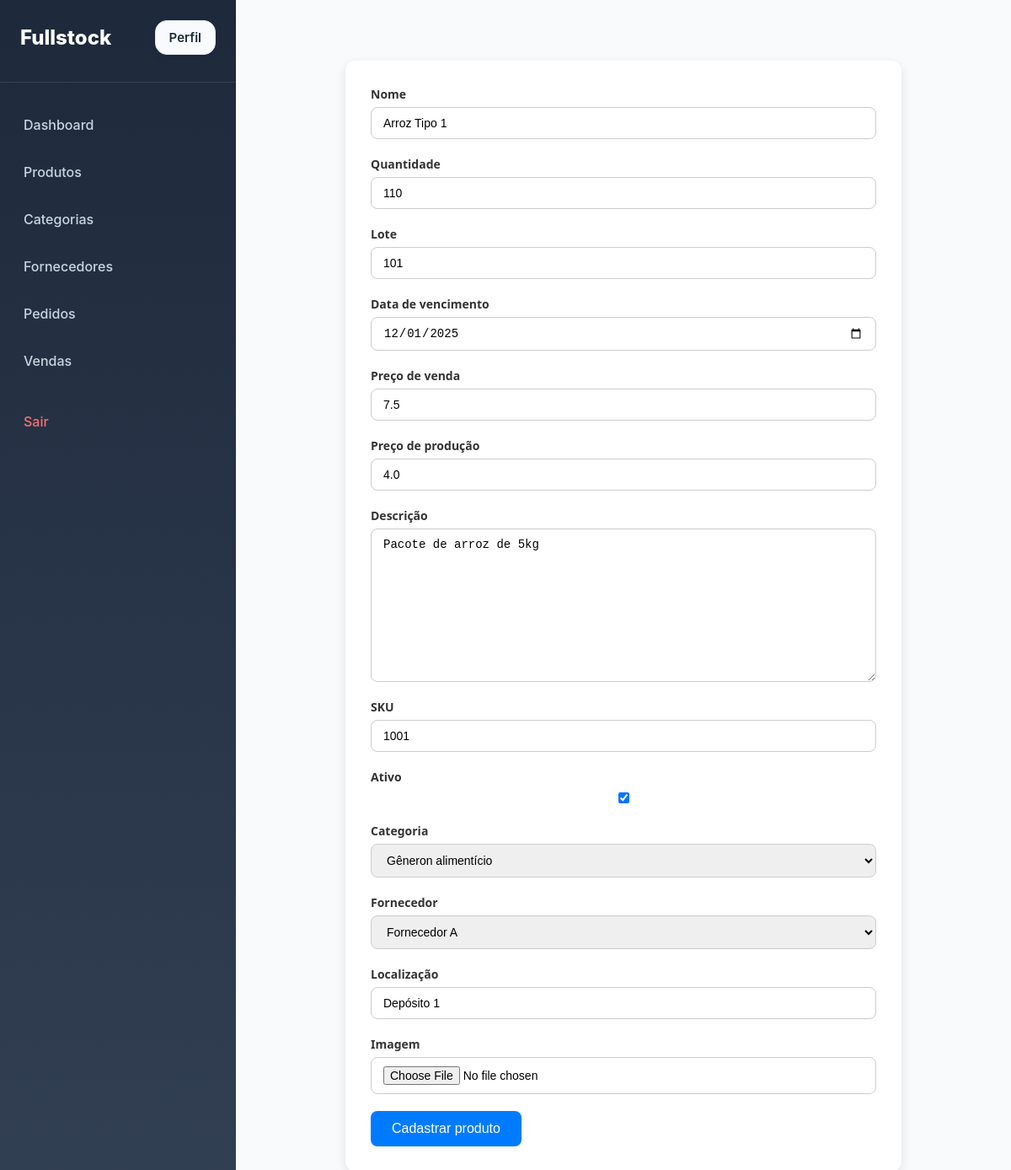
The app's page /updateProduct/1 (signed in), older data.
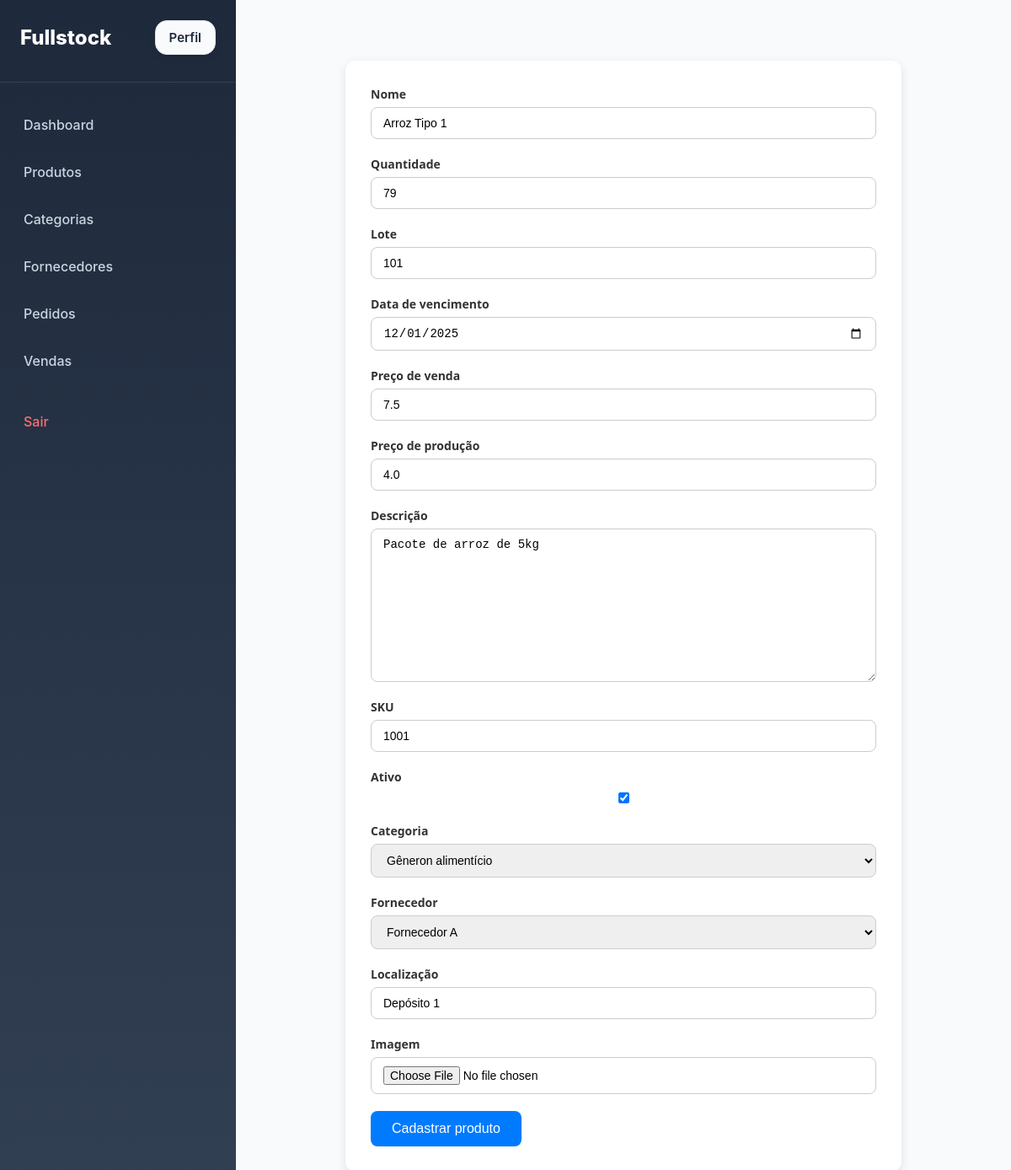
The same page, newer data.
### stock/models.py (models this page shows, shortened)
class Product(models.Model):
    name = models.CharField(max_length=50)
    quantity = models.IntegerField()
    allotment = models.IntegerField()
    dueDate = models.DateField()
    salePrice = models.FloatField()
    productionPrice = models.FloatField()
    description = models.TextField()
    sku = models.IntegerField()
    active = models.BooleanField(default=True)
    category = models.ForeignKey(Category, on_delete=models.CASCADE)
    provider = models.ForeignKey(Provider, on_delete=models.CASCADE)
    local = models.CharField(max_length=30)
    image = models.ImageField(upload_to='products_image/', blank=True, null=True)

### stock/views.py (the view)
# urls.py: path('updateProduct/<int:pk>', views.ProductUpdateView.as_view(), name='updateProduct'),
@method_decorator(login_required, name='dispatch')
class ProductUpdateView(UpdateView):
    model = Product
    form_class = ProductForm
    template_name = 'stock/product-form.html'
    success_url = reverse_lazy('products')

### stock/models.py (called while the page is built)
    @property
    def is_admin(self):
        return self.is_staff or self.is_superuser or self.groups.filter(name="ADMIN").exists()

    def __str__(self):
        return self.name

    def __str__(self):
        return self.name

### stock/templates/stock/product-form.html (shortened to what this page needs)
{%extends 'base.html'%}
{% block main %}
<form method="post" enctype="multipart/form-data">
    {% for field in form %}
    <div class="form-group">
        <label for="{{ field.id_for_label }}">{{ field.label }}</label>
        {{ field }}
    </div>
    {% endfor %}
    <button type="submit" class="btn-primary">Cadastrar produto</button>
</form>
{%endblock%}

Row changes from the older to the newer data that the page shows:
changed Product "Arroz Tipo 1": quantity "110" → "79"
